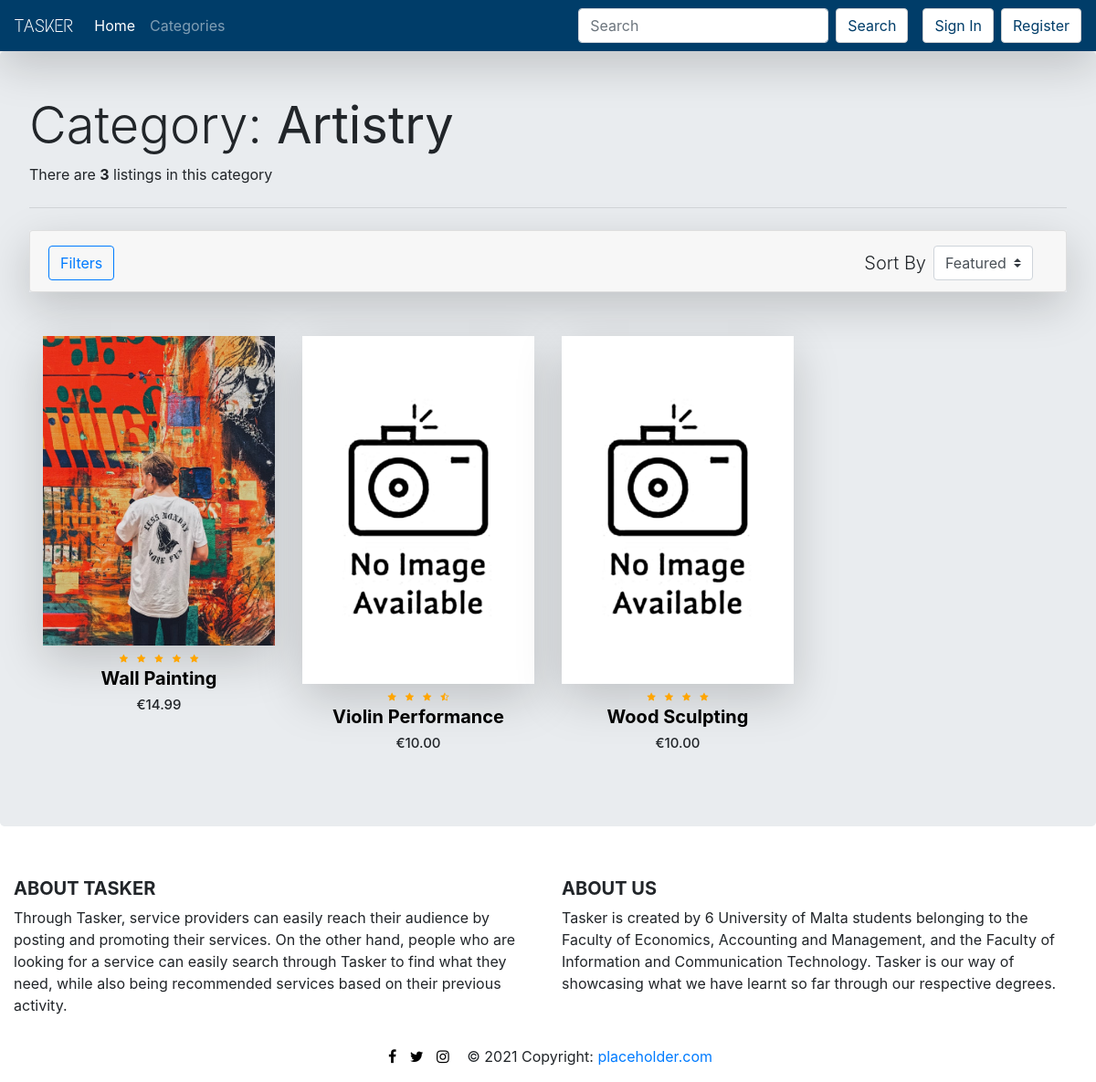
/ProductPage/category.php?category=Artistry, run on the app's committed database.
### tables this page shows
CREATE TABLE `categorytable` (
  `image` mediumtext NOT NULL,
  `name` varchar(255) NOT NULL,
  `numberOfServices` int(11) NOT NULL
);

CREATE TABLE `servicetable` (
  `ageGroup0` int(7) NOT NULL DEFAULT '0',
  `ageGroup1` int(7) NOT NULL DEFAULT '0',
  `ageGroup2` int(7) NOT NULL DEFAULT '0',
  `ageGroup3` int(7) NOT NULL DEFAULT '0',
  `ageGroup4` int(7) NOT NULL DEFAULT '0',
  `ageGroup5` int(7) NOT NULL DEFAULT '0',
  `category` varchar(255) NOT NULL,
  `country` tinytext NOT NULL,
  `description` mediumtext,
  `email` tinytext NOT NULL,
  `id` int(11) NOT NULL,
  `images` mediumtext NOT NULL,
  `isPremium` tinyint(1) NOT NULL,
  `latitude` decimal(4,4) NOT NULL DEFAULT '0.0000',
  `location` mediumtext NOT NULL,
  `longitude` decimal(4,4) NOT NULL DEFAULT '0.0000',
  `mobile` varchar(15) DEFAULT NULL,
  `popularity` decimal(9,2) NOT NULL DEFAULT '0.00',
  `price` decimal(13,2) NOT NULL,
  `rating` decimal(2,1) NOT NULL DEFAULT '0.0',
  `telephone` varchar(15) DEFAULT NULL,
  `title` tinytext NOT NULL,
  `userId` int(11) NOT NULL
);

### ProductPage/category.php (the view, shortened to what this page needs)
<?php
    include 'server.php';
?>
<!doctype html>
<html lang="en">
    <head>
        <link rel="stylesheet" href="https://stackpath.bootstrapcdn.com/bootstrap/4.4.1/css/bootstrap.min.css">
        <link href="style.css" rel="stylesheet">
        <link href="https://stackpath.bootstrapcdn.com/font-awesome/4.7.0/css/font-awesome.min.css" rel="stylesheet">
    </head>
    <body>
        <section class="items">
            <nav class="navbar shadow-lg sticky-top navbar-expand-lg navbar-dark" style="background-color: #003d69">
                <a class="navbar-brand logo" href="home.php">TASKER</a>
                <div class="collapse navbar-collapse" id="navbarSupportedContent">
                    <ul class="navbar-nav mr-auto">
                        <li class="nav-item active">
                            <a class="nav-link" href="home.php">Home<span class="sr-only">(current)</span></a>
                        </li>
                        <li class="nav-item">
                            <a class="nav-link" href="categories.php">Categories</a>
                        </li>
                    </ul>
                    <form class="form-inline my-2 my-lg-0 mr-3">
                        <input class="form-control mr-sm-2" type="search" placeholder="Search" aria-label="Search">
                        <button class="btn btn-light my-2 my-sm-0" type="submit">Search</button>
                    </form>
                    <?php
                        if(isset($_SESSION['userId'])){
                            echo "<form method = \"POST\">
                            <button name=\"signout-button\" type=\"submit\" class=\"btn btn-outline-light my-2 my-sm-0 mr-2\">Sign Out</button>
                            </form>";
                        }
                        else{
                            echo "<a type=\"button\" class=\"btn btn-outline-light my-2 my-sm-0 mr-2\" href=\"signin.php\">Sign In</a>
                            <a type=\"button\" class=\"btn btn-outline-light my-2 my-sm-0\" href=\"register.php\">Register</a>";
                        }
                    ?>
                </div>
            </nav>
            <div class="jumbotron pt-5">
                <?php
                    if(isset($_GET['category'])){
                        $category = $_GET['category'];
                        $getCateg = "SELECT * FROM `categorytable` WHERE `name`='$category'";
                        $statement = mysqli_stmt_init($db);
                        $rServices = array();
                        $n = 0;
                        if(isset($_SESSION['userId'])){
                            $userInfo = getUser();
                            $listOfServices = getServices($category);
                            $rServices = explode(',', substr(shell_exec("python3 rSystem.py ".(date('Y', time()) - date('Y', strtotime($userInfo['dateOfBirth'])))." \"".$userInfo['country']."\" \"".$userInfo['address']."\" \"".substr($userInfo['likes'], 1, -1)."\" \"" .implode(",", $listOfServices)." \" \"".count($listOfServices)."\" False"), 1, -2));
                            $n = sizeof($rServices);
                        }
                        else {
                            mysqli_stmt_prepare($statement, $getCateg);
                            mysqli_stmt_execute($statement);
                            $result = mysqli_stmt_get_result($statement);
                            if ($row = mysqli_fetch_assoc($result)) {
                                $n = $row['numberOfServices'];
                            }
                        }
                        echo '<h1 class="display-4">Category: <b>'.$category.'</b></h1>
                             <p>There are <b>'.$n.'</b> listings in this category</p>
                             <hr class="my-4">';
                    }
                ?>
                <div class="accordion shadow-lg" id="accordionExample">
                    <div class="card">
                        <div class="card-header" id="headingOne">
                            <form class="form my-1">
                                <button class="btn btn-outline-primary pull-left" type="button" data-toggle="collapse" data-target="#collapseOne" aria-expanded="false" aria-controls="collapseOne">
                                    Filters
                                </button>
                            </form>
                            <form class="form-inline pull-right">
                                <p class="lead my-1 mr-2" for="inlineFormCustomSelectPref">Sort By</p>
                                <select class="custom-select my-0 mr-sm-3" id="inlineFormCustomSelectPref">
                                <option selected>Featured</option>
                                </select>
                            </form>
                        </div>
                    </div>
                </div>
                <div class="container mt-5">
                    <?php
                        if(isset($_GET['category'])){
                            $category = $_GET['category'];
                            $getCategServices = "SELECT * FROM `servicetable` WHERE `category`='$category'";
                            $statement = mysqli_stmt_init($db);
                            if(mysqli_stmt_prepare($statement, $getCategServices)){
                                $servicePrint = '<div class="row">';
                                if(isset($_SESSION['userId'])){
                                    foreach($rServices as $serviceId){
                                        if(!is_numeric($serviceId)){
                                            goto noUser;
                                        }
                                        mysqli_stmt_prepare($statement, "SELECT * FROM servicetable WHERE id = '$serviceId'");
                                        mysqli_stmt_execute($statement);
                                        $service = mysqli_fetch_assoc(mysqli_stmt_get_result($statement));
                                        $servicePrint = $servicePrint.'<div class="col-md-3">
                                            <div class="product-top shadow-lg">
                                                <a href="productpage.php?serviceid='.$service['id'].'">
                                                    <img src="'.$service['images'].'" onerror="this.src=\'images/nia.png\';">
                                                </a>
                                                <div class="overlay-right">
                                                    <button type="button" class="btn btn-secondary" title="Save for Later">
                                                        <i class="fa fa-heart-o rounded"></i>
                                                    </button>
                                                </div>
                                            </div>
                                            <div class="product-bottom text-center">';
                                        $rating = (float)$service['rating'];
                                        $fullStars = floor($rating);
                                        if($rating == 0){
                                            $servicePrint = $servicePrint.'<p style=\'text-align:center; margin-bottom: 0; font-style: italic;\'>No Ratings</p>';
                                        }
                                        else{
                                            for ($i=0; $i < $fullStars; $i++) {
                                                $servicePrint = $servicePrint.'<i class="fa fa-star"></i>';
                                            }
                                            if($rating!=$fullStars){
                                                $servicePrint = $servicePrint.'<i class="fa fa-star-half-o"></i>';
                                            }
                                        }
                                        $servicePrint = $servicePrint.'<a href="productpage.php?serviceid='.$service['id'].'">
                                                    <h3>'.$service['title'].'</h3>
                                                </a>
                                                <h5>€'.$service['price'].'</h5>
                                            </div>
                                        </div>';
                                    }
                                    $servicePrint = $servicePrint.'</div>';
                                    echo $servicePrint;
                                }
                                else {
                                    mysqli_stmt_execute($statement);
                                    $result = mysqli_stmt_get_result($statement);
                                    while ($row = mysqli_fetch_assoc($result)) {
                                        $servicePrint = $servicePrint.'<div class="col-md-3">
                                            <div class="product-top shadow-lg">
                                                <a href="productpage.php?serviceid='.$row['id'].'">
                                                    <img src="'.$row['images'].'" onerror="this.src=\'images/nia.png\';">
                                                </a>
                                                <div class="overlay-right">
                                                    <button type="button" class="btn btn-secondary" title="Save for Later">
                                                        <i class="fa fa-heart-o rounded"></i>
                                                    </button>
                                                </div>
                                            </div>
                                            <div class="product-bottom text-center">';
                                        $rating = (float)$row['rating'];
                                        $fullStars = floor($rating);
                                        if($rating == 0){
                                            $servicePrint = $servicePrint.'<p style=\'text-align:center; margin-bottom: 0; font-style: italic;\'>No Ratings</p>';
                                        }
                                        else{
                                            for ($i=0; $i < $fullStars; $i++) {
                                                $servicePrint = $servicePrint.'<i class="fa fa-star"></i>';
                                            }
                                            if($rating!=$fullStars){
                                                $servicePrint = $servicePrint.'<i class="fa fa-star-half-o"></i>';
                                            }
                                        }
                                        $servicePrint = $servicePrint.'<a href="productpage.php?serviceid='.$row['id'].'">
                                                    <h3>'.$row['title'].'</h3>
                                                </a>
                                                <h5>€'.$row['price'].'</h5>
                                            </div>
                                        </div>';
                                    }
                                    $servicePrint = $servicePrint.'</div>';
                                    echo $servicePrint;
                                }
                            }
                        }
                    ?>
                </div>
            </div>
        </section>
        <footer class="page-footer font-small teal pt-4">
            <div class="container-fluid text-center text-md-left">
                <div class="row">
                    <div class="col-md-6 mt-md-0 mt-3">
                        <h5 class="text-uppercase font-weight-bold">About Tasker</h5>
                        <p>Through Tasker, service providers can easily reach their audience by posting and promoting their services. On the other hand,
                            people who are looking for a service can easily search through Tasker to find what they need, while also being recommended services
                            based on their previous activity.
                        </p>
                    </div>
                    <div class="col-md-6 mb-md-0 mb-3">
                        <h5 class="text-uppercase font-weight-bold">About Us</h5>
                        <p>Tasker is created by 6 University of Malta students belonging to the Faculty of Economics,
                            Accounting and Management, and the Faculty of Information and Communication Technology. Tasker is our way
                            of showcasing what we have learnt so far through our respective degrees.</p>
                    </div>
                </div>
            </div>
            <div class="footer-copyright text-center py-3">
                <a href="https://www.facebook.com/" class="fa fa-facebook"></a>
                <a href="https://twitter.com/" class="fa fa-twitter"></a>
                <a href="https://www.instagram.com/" class="fa fa-instagram"></a>
                © <?php echo date("Y")?> Copyright:
                <a href="https://placeholder.com/"> placeholder.com</a>
            </div>
        </footer>
    </body>
</html>

### ProductPage/style.css (style rules this page uses)
.container { margin-top: 100px; }
.product-top img { width: 100%; }
.product-bottom .fa { color: orange; font-size: 10px; }
.product-bottom h3 { color: black; font-size: 20px; font-weight: bold; }
.product-bottom h5 { font-size: 15px; padding-bottom: 10px; }
.fa { color: #000; text-decoration: none; padding: 0px 5px; }
.fa-instagram { padding-right: 15px; }
.logo, #home-logo { font-family: textMeOne; }
.navbar-collapse .btn { color: #003d69; border-color: #cccecf; background-color: #ffffff; }

### data on the page
categorytable: numberOfServices "3"
servicetable: images (picture), title "Wall Painting", price "14.99"
servicetable: title "Violin Performance", price "10.00"
servicetable: title "Wood Sculpting", price "10.00"

### other printed values
$category "Artistry"
